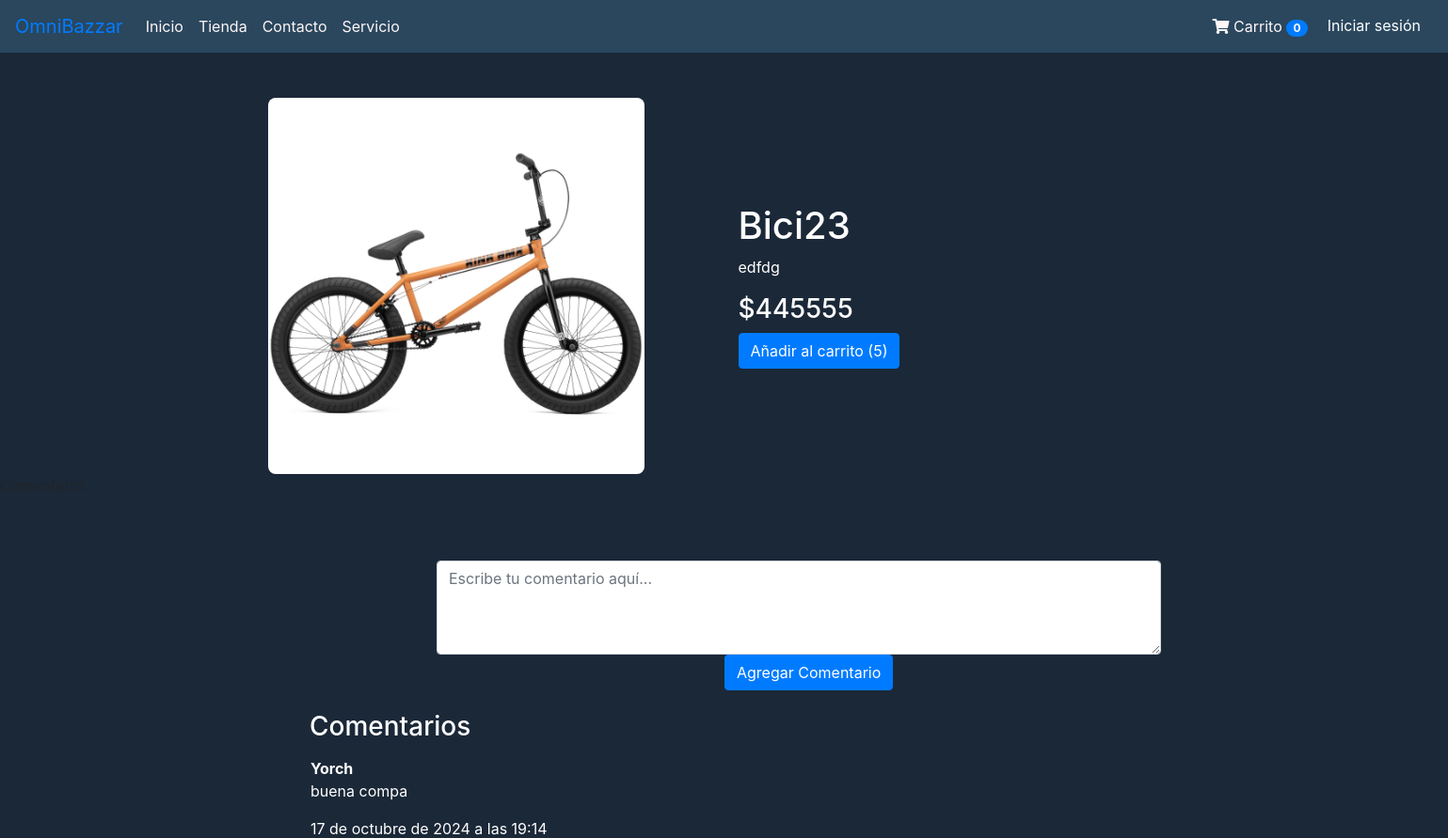
/detalle-producto/28/, run on an earlier commit of the app's database.
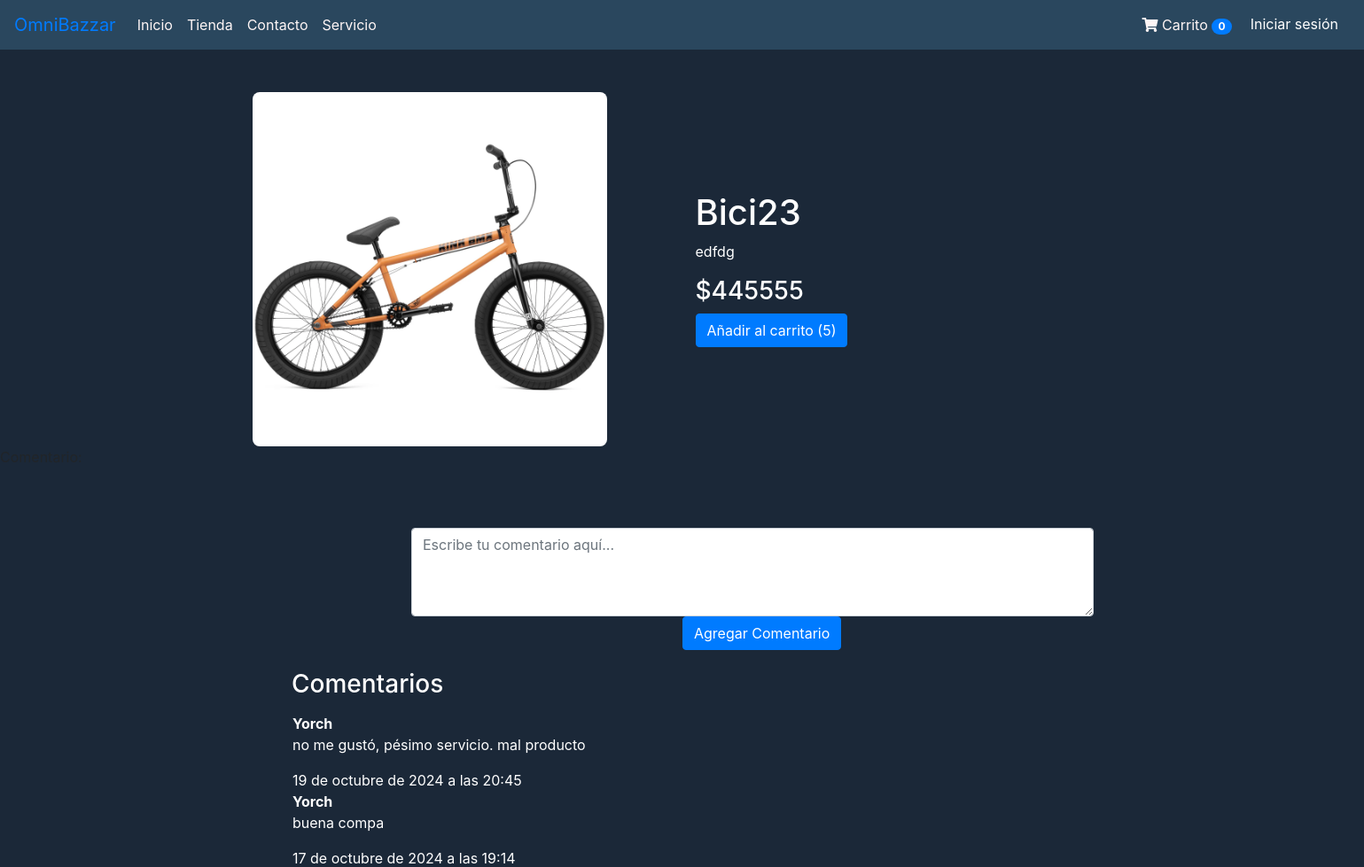
And on a later commit of the database.
### productos/models.py (models this page shows, shortened)
class Resena(models.Model):
    producto = models.ForeignKey(Producto, on_delete=models.CASCADE)
    usuario = models.ForeignKey(User, on_delete=models.CASCADE)
    comentario = models.TextField()
    fecha_creacion = models.DateTimeField(auto_now_add=True)

### productos/views.py (the view)
# urls.py: path('detalle-producto/<int:producto_id>/', detalle_producto, name='detalle_producto'),
def detalle_producto(request, producto_id):
    producto = get_object_or_404(Producto, id=producto_id)
    resenas = Resena.objects.filter(producto=producto).order_by('-fecha_creacion')
    if request.method == 'POST':
        if request.user.is_authenticated:
            form = ComentarioForm(request.POST)
            if form.is_valid():
                nueva_resena = form.save(commit=False)
                nueva_resena.producto = producto
                nueva_resena.usuario = request.user  # Asigna el usuario autenticado
                nueva_resena.save()
                messages.success(request, "Se guardó el comentario!!")
                return redirect('detalle_producto', producto_id=producto_id)
        else:
            return redirect('login')  # Ajusta la URL del login según tu configuración
    else:
        form = ComentarioForm()
    return render(request, 'compra/detalle_producto.html', {
        'producto': producto,
        'resenas': resenas,
        'form': form
    })

### productos/forms.py
class ComentarioForm(forms.ModelForm):
    class Meta:
        model = Resena
        fields = ['comentario']
        widgets = {
            'comentario': forms.Textarea(attrs={
                'rows': 4,         # Número de filas del textarea
                'cols': 50,        # Número de columnas del textarea
                'placeholder': 'Escribe tu comentario aquí...',  # Texto de ayuda
                'class': 'form-control',  # Clases de CSS para Bootstrap (opcional)
                'required': True,  # Hace que el campo sea obligatorio
                'style': 'width:50%; height: 100px; position: relative; left: 464px; top: 60px;'
            }),
        }

### productos/templates/compra/detalle_producto.html (shortened to what this page needs)
{% extends "productos/base.html" %}
{% load static %}
{% block content %}
<div class="container mt-4">
    <div class="row">
        <div class="col-md-6 d-flex justify-content-center">
            {% if producto.imagen %}
            <img src="{{ producto.imagen.url }}" class="img-fluid"
                style="border-radius: 8px; width: 100%; max-width: 400px;">
            {% endif %}
        </div>
        <div class="col-md-6 d-flex flex-column justify-content-center">
            <h1 style="color: white;">{{ producto.nombre }}</h1>
            <p style="color: white;">{{ producto.descripcion }}</p>
            <h3 style="color: white;">${{ producto.precio }}</h3>
            <div>
                <button type="button" class="btn btn-primary add-to-cart"
                    data-product-id="{{ producto.id }}"
                    data-product-name="{{ producto.nombre }}"
                    data-product-price="{{ producto.precio }}"
                    data-product-stock="{{ producto.stock }}">
                </button>
            </div>
        </div>
    </div>
</div>
<form method="post">
    {{ form }}
    <button type="submit" class="btn btn-primary" style="position: relative; top: 60px; left: 770px;">Agregar Comentario</button>
</form>
  <h3 style="color: white; position: relative; top: 82px; left: 329px;">Comentarios</h3>
  <div class="comentarios">
      {% if resenas %}
          {% for resena in resenas %}
              <div class="comentario" >
                  <strong style="color: white;position: relative; top: 89px; margin-left: 330px;">{{ resena.usuario.username }}</strong>
                  <p style="color: white;position: relative; top: 89px; margin-left: 330px;">{{ resena.comentario }}</p>
                  <span class="fecha" style="color: white;position: relative; top: 89px; margin-left: 330px;">{{ resena.fecha_creacion }}</span>
              </div>
          {% endfor %}
      {% else %}
          <p style="color: white; position: relative; top: 89px; left: 330px;">No hay comentarios aún.</p>
      {% endif %}
  </div>
{% endblock %}

What changed in the data, as far as the page shows it:
added Resena: usuario.username "Yorch", comentario "no me gustó, pésimo servicio. mal producto", fecha_creacion "19 de octubre de 2024 a las 20:45"
